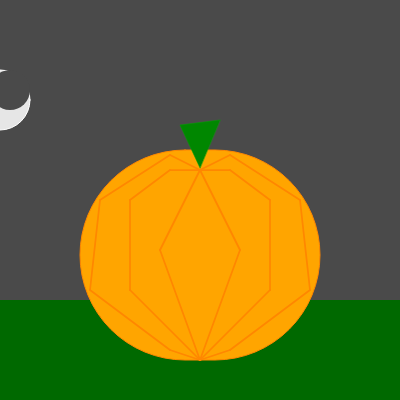
Frame 1 (no input)
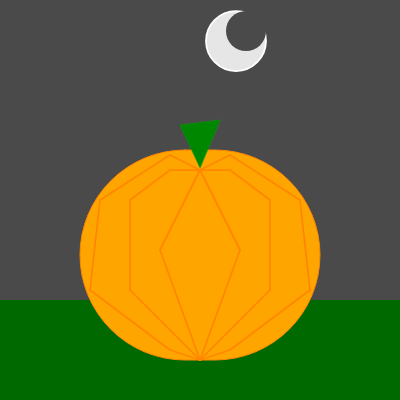
Frame 60 (no input)
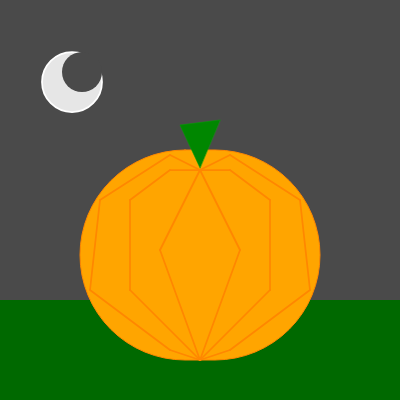
Frame 120 (the mouse pressed at the canvas centre since frame 60)

The p5.js sketch that drew these frames (run headless with seeded random() and noise() and a simulated clock; from frame 60 on, the mouse is pressed at the canvas centre):

// p5.js sketch
// ── sketch.js
function setup() {
  createCanvas(400, 400);
  x = 0;
  y = 100;
}

function draw() {
  background(74, 74, 74);
  
  fill(230)
  stroke(255)
  ellipse(x, y, 60, 60);
  fill(74,74, 74)
  strokeWeight(0)
  ellipse(x+10, y-10, 40, 40)
  x = x +(-1.2, 4);
  y = y - 1;
  
  fill(0, 105, 0);
  strokeWeight(0);
  rect(0, 300, 400, 400);
  
  strokeWeight(1)
  fill(255, 165, 0);
  stroke(255, 135, 0);
  rect(80, 150, 240, 210, 200)

  strokeWeight(.5)
  stroke(0, 165, 0);
  fill(0, 135, 0);
  triangle(200, 168, 180, 125, 220, 120);
  
  stroke(255, 135, 0);
  strokeWeight(1.75)
  line(200, 170, 170, 155); line(170, 155, 100, 200);
  line(100, 200, 90, 290); line(90, 290, 170, 350);
  line(170, 350, 200, 360);
  
  line(200, 170, 230, 155); line(230, 155, 300, 200);
  line(300, 200, 310, 290); line(310, 290, 230, 350);
  line(230, 350, 200, 360);
  
  line(200, 170, 170, 170);line(170, 170, 130, 200);
  line(130, 200, 130, 290);line(130, 290, 200, 360);
  
  line(200, 170 , 230, 170);line(230, 170, 270, 200);
  line(270, 200, 270, 290);line(270, 290, 200, 360);
  
  line(200, 170, 160, 250);line(160, 250, 200, 360);
  line(200, 170, 240, 250);line(240, 250, 200, 360);
  
  if (y < 0) {
    y = 100;
    x=0
  }

  
  
  
  
  
  
}
// ── recipe1.html
<!DOCTYPE html>
<html>
    <head>
        <title>Mac and Cheese</title>
        <meta charset="utf-8">
        <style>
            
            h1 {
                padding-top: 10px;
            }
            li {
                padding-bottom: 5px;
                font-size: 17px;
                list-style: none;
            }
            h2 {
                color: #ba8747
            }
            ol li {
                padding-bottom: 5px;
            }
            body {
                background-color: rgba(255, 225, 178, 0.36);
                text-align: center;
            }
            a {
                text-align: right;
                font-size: 20px;
                text-decoration: none;
                padding-top: 20px;
                padding-bottom: 20px;
                color: black;
                font-weight: bold;
            }
            a:hover {
                color: #5a0000;
                font-weight: bolder;
                font-size: 24px;
            }
        </style>
    
    </head>
    <body >
        <h1>Mac and Cheese Recipe</h1>
        <h3>Serves 6-8</h3><hr>
        <h2> Ingredients: </h2>
        <ul>
            <li>2 cans of Cheddar Cheese Soup</li>
            <li>2 cans of Evaporated Milk</li>
            <li>2 sticks of Salted Butter</li>
            <li>2 tablespoons of Worcestershire Sauce</li>
            <li>1 pack of Sazon</li>
            <li>3 blocks of Sharp Yellow Cheddar Cheese</li>
            <li>3 blocks of Sharp White Cheddar Cheese</li>
            <li>1/2 box of Elbow Macaroni</li>
        </ul>
        
        <h2>How to Make:</h2>
        <ol>
            <li>Preheat oven to 375*</li>
            <li>Put Chedder Cheese Soup, Evaporated Milk, Butter, Worchestershire Sauce, and Sazon into a pot and put on a low flame until the sauce thickens.</li>
            <li>Boil and cook Elbow Macaroni</li>
            <li>Cut blocks of Cheddar Cheese into half inch thick slices</li>
            <li>Layer the pan in the following order: Sauce, Cheese Slices, Elbow Macaroni. Repeat this until the macaroni runs out.</li>
            <li>Put extra cheese on top and put it in the oven for 45-60 minutes or until cheese on the top browns</li>
        </ol>
    <img src="macandcheese.jpg" height="400" width="300">
    <br><hr>
        <a href="index.html">Back to Home Page</a>
    
    
    </body>
    







</html>
// ── recipe2.html
<!DOCTYPE html>
<html>
    <head>
        <title>Sweet Potato Crunch</title>
        <meta charset="utf-8">
        <style>
            
            h1 {
                padding-top: 10px;
            }
            li {
                padding-bottom: 5px;
                font-size: 17px;
                list-style: none;
            }
            h2 {
                color: #c3710a
            }
            ol li {
                padding-bottom: 5px;
            }
            body {
                background-color: rgba(172, 106, 3, 0.33);
                text-align: center;
            }
            a {
                text-align: right;
                font-size: 20px;
                text-decoration: none;
                padding-top: 20px;
                padding-bottom: 20px;
                color: black;
                font-weight: bold;
            }
            a:hover {
                color: #ffffff;
                font-weight: bold;
                font-size: 24px;
            }
        </style>
    
    </head>
    <body >
        <h1>Sweet Potato Crunch Recipe</h1>
        <h3>Serves 4-6</h3><hr>
        <h2> Ingredients: </h2>
        <ul>
            <li>6 cups of Sweet Potatoes</li>
            <li>2 cups of Sugar</li>
            <li>1 cup of butter melted</li>
            <li>4 Eggs beaten</li>
            <li>2 tablespoons of Vanilla</li>
            <li>1 cups of Milk</li>
            <li>2 teaspoons of Cinnamon</li>
            <li>1 cup of Brown Sugar packed</li>
            <li>1/2 cup of Flour</li>
            <li>1 cup of Chopped Peacans/Walnuts</li>
        </ul>
        
        <h2>How to Make:</h2>
        <ol>
            <li>Preheat oven to 375*</li>
            <li>combine Sweet Potatoes, Sugar, 1/2 cup Butter, Eggs, Vanilla, Milk, and Flour. Mix Well</li>
            <li>Put into a 2 quart baking dish</li>
            <li> Combine remaining Butter, Cinnamon, Brown Sugar and Pecans together.</li>
            <li>Sprinkle over Potatoes</li>
            <li>Put in the oven for 45-60 minutes or until the top browns and isn't liquidy.</li>
        </ol>
    <img src="sweetpotato.jpg" height="400" width="300">
        <br><hr>
        <a href="index.html">Back to Home Page</a>
    
    
    
    </body>
    







</html>
// ── recipe3.html
<!DOCTYPE html>
<html>
    <head>
        <title>Collard Greens</title>
        <meta charset="utf-8">
        <style>
            
            h1 {
                padding-top: 10px;
            }
            li {
                padding-bottom: 5px;
                font-size: 17px;
            }
            h2 {
                color: #042f15
            }
            ol li {
                padding-bottom: 5px;
            }
            body {
                background-color: rgba(53, 98, 60, 0.36);
                text-align: center;
            }
        
        </style>
    
    </head>
    <body >
        <h1>Collard Greens Recipe</h1>
        <h3>Serves 4-6</h3><hr>
        <h2> Ingredients: </h2>
        <ul>
            <li>2 tablespoons of Olive Oil</li>
            <li>1 pack of Smoked Turkey Neck</li>
            <li>1 large Onion chopped</li>
            <li>4 cloves of Garlic minced</li>
            <li>2 tablespoons of Salt</li>
            <li>1 tablespoon of Pepper</li>
            <li>6 cups of Chicken Broth</li>
            <li>2 pinches of Red Pepper Flakes</li>
            <li>2 pounds of Fresh</li>
        </ul>
        
        <h2>How to Make:</h2>
        <ol>
            <li>Clean each leaf, strain, then dry</li>
            <li>Sautee Onions and Garlic in olive oil in pot</li>
            <li>Add broth to large pot with Turket Neck</li>
            <li> Bring to boil</li>
            <li>Lower, cover, and cook for 30 minutes then add Collards</li>
            <li>Cook for 45 45-60 minutes on low</li>
            <li>Add Salt, Pepper, and Red Pepper</li>
        </ol>
    <img src="CollardGreens.jpg" height="500" width="400">
    
    
    </body>
    







</html>
// ── style.css
.navbar {
    background-color: #4a4a4a;
    padding:20px;
    list-style: none;
    margin: 20px;
    margin-bottom: -10px;
    color: #ffa500;
    text-align: center;
}
.navbar li{
    display: inline;
    padding-right: 69px;
}
.navbar a {
    color: #ffa500;
    text-decoration: none;
    z-index: 1px;
}
.navbar a:hover {
    color: aliceblue;
    text-decoration: none;
    background-color: #5802a8;
    padding: 25px;
}
#container{
    border: 3px solid #ffa500;
    width: 62.7%;
    height 11px;
    margin: 0px;
    overflow: hidden;
    background-color: #4a4a4a;
    float: right;
    margin-right: 20px;
    padding-top: 291px;
    padding-bottom: 291px;
    text-align: center;
    color: floralwhite;
    position: absolute;
    z-index: 0;
    top: 87px;
    right: 8px;
}
.backgroundwebs {
    width: 700px;
    height: 700px;
    z-index: -2;
    padding-left: 20px;
    margin-top: -10px;
    overflow: hidden;
}
.cat {
    position: absolute;
    top: -190px;
    left: 400px;
    transform: scale(.15);
    z-index: -1px;
}
.black {
    background-color: black;
}

p {
    font-size: 24px;
    font-weight: normal;
    z-index: 2;
}

canvas {
    position: absolute;
    top: 434px;
    right: -19px;
    float: right;
    transform:scale(.75);
    z-index: 1;
}
.clicker {
    font-size: 12px;
    text-decoration: none;
    color: #ffa500;
}
